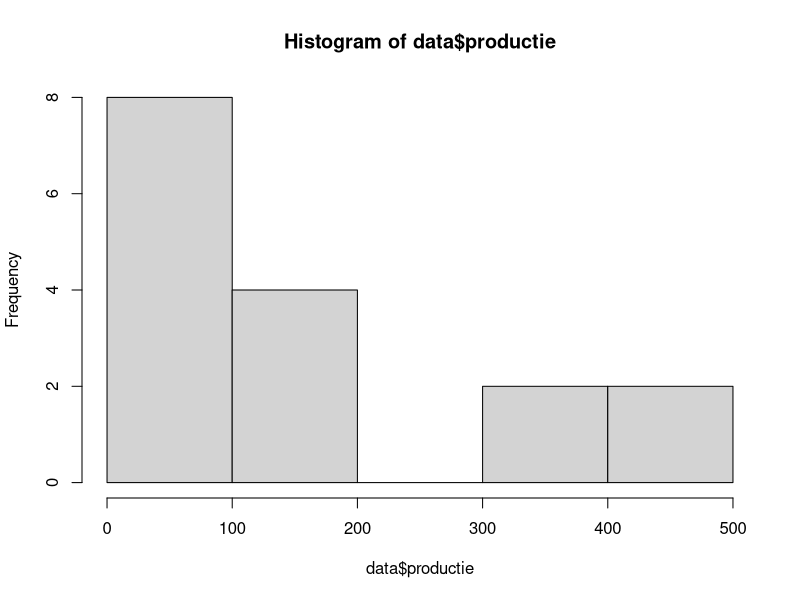

Write R code to recreate this figure.
library(readxl)

oldw <- getOption("warn")
options(warn = -1)

data <- read_excel("oefendata BM BT.xlsx", sheet = "data", range = "A1:H17")

## 2.1 Meervoudige regressie-analyse (MRA)
model_levend <- lm(cellijn ~ levend1 + levend2, data = data)
summary(model_levend)

#De standaardfout is 1.135

## 2.2 t-toets tegen een gegeven waarde
t.test(x = data$levend1, mu = 60) # mu is al in %

## 2.3 t-toets - twee onafhankelijke steekproeven
t.test(data$levend2 ~ data$CYP2D6)

## 2.4 Gepaarde t-toets
t.test(data$levend1, data$levend2, paired = TRUE)

## 2.5 ANOVA (variantie-analyse)
hist(data$productie)
data$cellijn <- as.factor(data$cellijn)
summary(lm(productie~ cellijn, data = data))

## 2.6 Twee-weg ANOVA
summary(lm(productie~ cellijn + as.factor(CYP2D6), data = data))

## 2.6 Twee-weg ANOVA
wilcox.test(data$vitaal2, data$CYP2D6, paired = FALSE)

## 2.8 Wilcoxon
wilcox.test(data$vitaal1, data$vitaal2, paired = TRUE)

## 2.9 Kruskal-Wallis
kruskal.test(data$vitaal2, data$cellijn)

## 2.10 Pearson
cor.test(data$levend1, data$levend2)

## 2.11 Spearman
cor.test(data$levend1, data$levend2, method = "spearman")

## 2.12 Chi-kwadraat (één variabele)
chisq.test(table(data$cellijn))

## 2.13 Chi-kwadraat (twee variabelen)
chi_test <- chisq.test(table(data$cellijn, data$CYP2D6))
chi_test
chi_test$expected

## 3.? Zelf kiezen
# Vraag 1
cor.test(data$levend2, data$vitaal2)

# Vraag 2
summary(lm(levend1 ~ levend2, data = data))
# De standaartfout is 1.145 

# Vraag 3
t.test(x = data$productie, mu = 180)

options(warn = oldw)